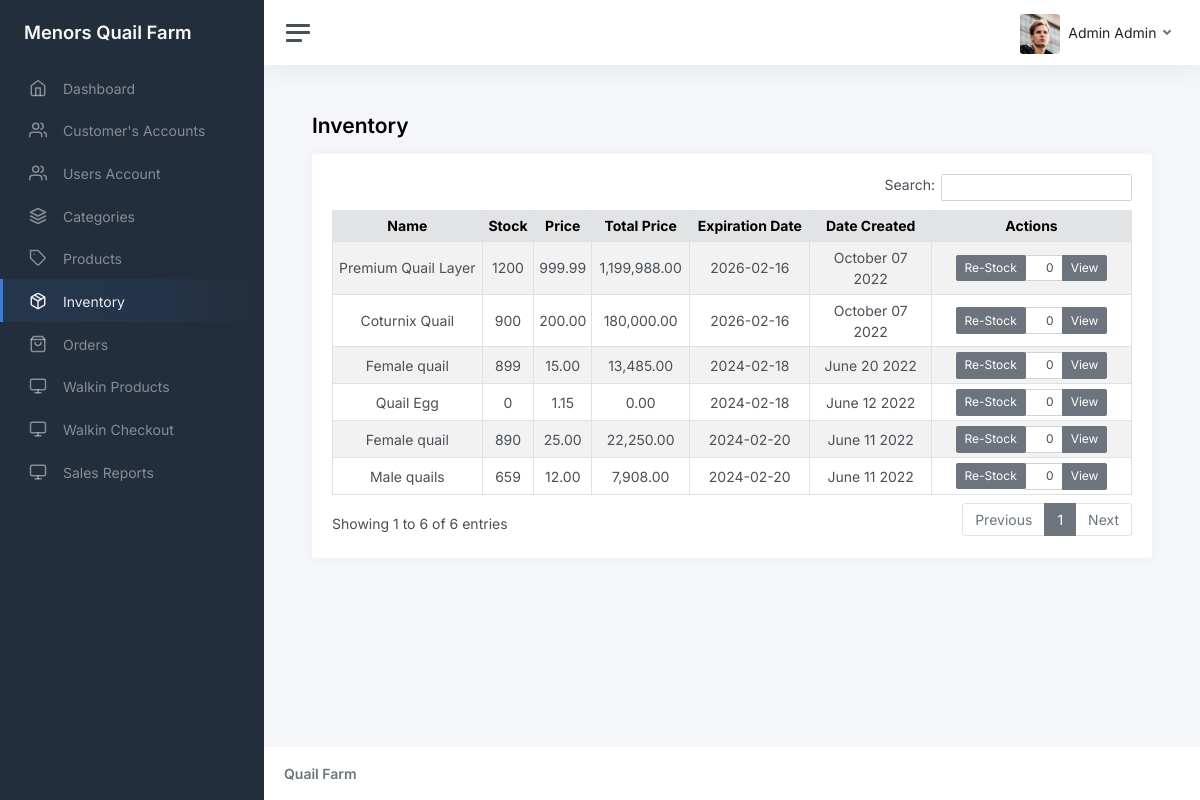
The app's page /admin/inventory.php (signed in), older data.
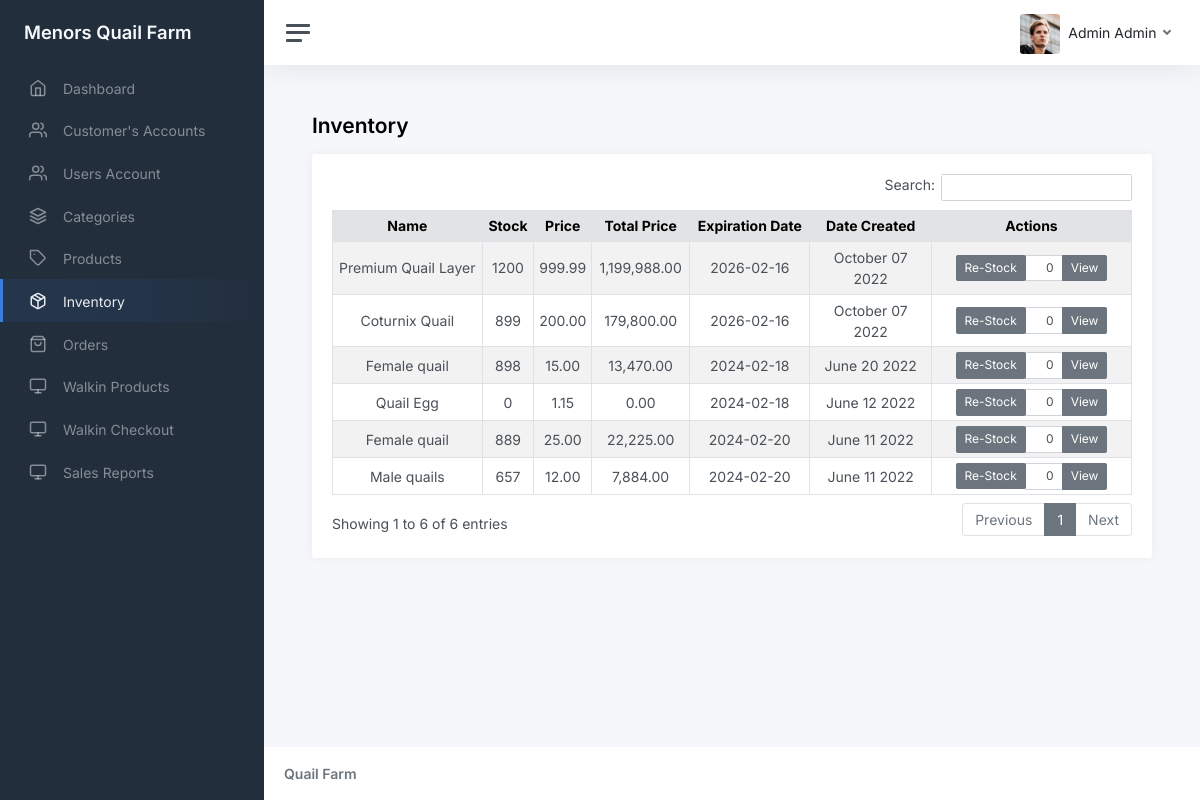
The same page, newer data.
### tables this page shows
CREATE TABLE `tbl_inventory` (
  `id` int(11) NOT NULL AUTO_INCREMENT,
  `product_id` int(11) DEFAULT NULL,
  `qty` int(11) DEFAULT NULL,
  PRIMARY KEY (`id`)
);

CREATE TABLE `tbl_product` (
  `id` int(11) NOT NULL AUTO_INCREMENT,
  `category_id` int(11) DEFAULT NULL,
  `name` varchar(45) DEFAULT NULL,
  `description` varchar(45) DEFAULT NULL,
  `image` varchar(255) DEFAULT NULL,
  `price` decimal(5,2) DEFAULT 0.00,
  `date_created` datetime DEFAULT current_timestamp(),
  `created_by` int(11) DEFAULT NULL,
  `is_deleted` int(11) DEFAULT 0,
  `expiration_date` date DEFAULT NULL,
  PRIMARY KEY (`id`)
);

### functions.php (called while the page is built, shortened)
<?php
function get_list($sql)
{
    $result = mysqli_query($_SESSION['conn'], $sql);
    $temp = array();
    while ($row = $result->fetch_assoc()) {
        $temp[] = $row;
    }
    return $temp;
}

### admin/inventory.php (the view, shortened to what this page needs)
<?php include_once('header.php') ?>
<main class="content">
  <div class="container-fluid p-0">
    <h1 class="h3 mb-3"><strong>Inventory</strong></h1>
    <div class="row">
      <div class="col-12 col-lg-12">
        <div class="card">
          <div class="card-body">
            <table class="table table-sm table-striped table-hover table-bordered">
              <thead class="table-secondary">
                <tr>
                  <th scope="col" class="text-center">Name</th>
                  <th scope="col" class="text-center">Stock</th>
                  <th scope="col" class="text-center">Price</th>
                  <th scope="col" class="text-center">Total Price</th>
                  <th scope="col" class="text-center">Expiration Date</th>
                  <th scope="col" class="text-center">Date Created</th>
                  <th scope="col" class="text-center">Actions</th>
                </tr>
              </thead>
              <tbody>
                <?php foreach (get_list("select i.qty,p.* from tbl_product p inner join tbl_inventory i on i.product_id = p.id where is_deleted = 0 order by p.date_created desc") as $res) { ?>
                  <tr>
                    <td class="text-center"><?php echo $res['name']; ?></td>
                    <td class="text-center"><?php echo $res['qty']; ?></td>
                    <td class="text-center"><?php echo $res['price']; ?></td>
                    <td class="text-center"><?php echo number_format($res['price'] * $res['qty'], 2); ?></td>
                    <td class="text-center"><?php echo $res['expiration_date']; ?></td>
                    <?php $tmp = date_create($res['date_created']); ?>
                    <td class="text-center"><?php echo date_format($tmp, "F d Y") ?> </td>
                    <td style="width: 25%;" class="text-center">
                      <center>
                        <form method="post" onsubmit="return confirm('Are You Sure?')">
                          <div class="input-group " style="justify-content: center;">
                            <div class="input-group-prepend">
                              <button class="btn btn-sm btn-secondary" type="submit" name="re_stock">Re-Stock </button>
                            </div>
                            <input type="text" class="form-control form-control-sm" name="qty" value="0" style="text-align:right;max-width:20%">
                            <a href="inventory_view.php?id=<?php echo $res['id']; ?>" class="btn btn-sm btn-secondary btn-edit"> View </a>
                          </div>
                        </form>
                      </center>
                    </td>
                  </tr>
                <?php } ?>
              </tbody>
            </table>
          </div>
        </div>
      </div>
    </div>
  </div>
</main>
<?php include_once('footer.php') ?>

Row changes from the older to the newer data that the page shows:
changed tbl_inventory "Coturnix Quail": qty "900" → "899"; $res['price'] * $res['qty'] "180,000.00" → "179,800.00"
changed tbl_inventory "June 20 2022": qty "899" → "898"; $res['price'] * $res['qty'] "13,485.00" → "13,470.00"
changed tbl_inventory (number 5 of 6 on the later page): qty "890" → "889"; $res['price'] * $res['qty'] "22,250.00" → "22,225.00"
changed tbl_inventory "Male quails": qty "659" → "657"; $res['price'] * $res['qty'] "7,908.00" → "7,884.00"
